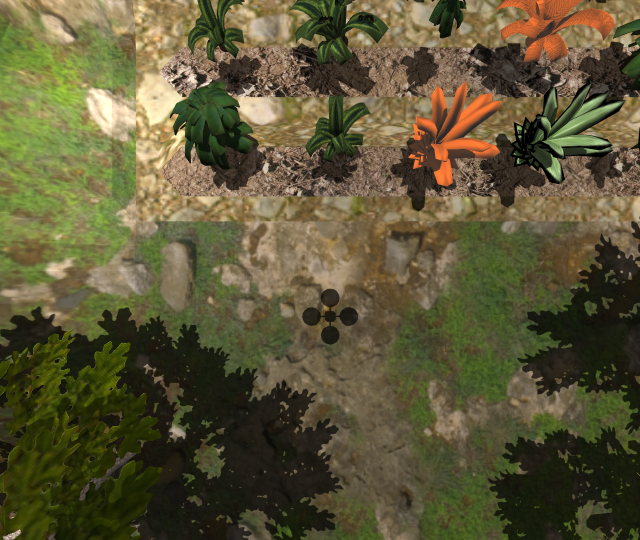
#> input picture drone_view.png, 1280 x 1080 px, found by its file name (shown at 1/2 size)
$ python kmean_test.py
#> lines starting #> are read from the running program, lines starting #| are printed output that depends on the picture
import cv2
import numpy as np
import matplotlib.pyplot as plt

def mask_cluster(cluster_no=2):
    # disable only the cluster number 2 (turn the pixel into black)
    masked_image = np.copy(image)
    # convert to the shape of a vector of pixel values
    masked_image = masked_image.reshape((-1, 3))
    # color (i.e cluster) to disable
    cluster = cluster_no
    masked_image[labels == cluster] = [0, 0, 0]
    # convert back to original shape
    masked_image = masked_image.reshape(image.shape)
    # show the image
    #plt.imshow(masked_image)
    #plt.show()

    masking_cluster_text = "Masked {} custer".format(cluster_no)

    masked_image = cv2.cvtColor(masked_image, cv2.COLOR_RGB2BGR)
    cv2.imshow(masking_cluster_text, masked_image)

def show_cluster(cluster_no=2):
    # disable only the cluster number 2 (turn the pixel into black)
    masked_image = np.zeros_like(image)
    # convert to the shape of a vector of pixel values
    masked_image = masked_image.reshape((-1, 3))
    # color (i.e cluster) to disable
    cluster = cluster_no
    masked_image[labels == cluster] = colors[cluster]
    # convert back to original shape
    masked_image = masked_image.reshape(image.shape)
    # show the image
    #plt.imshow(masked_image)
    #plt.show()

    masking_cluster_text = "Masked {} custer".format(cluster_no)

    masked_image = cv2.cvtColor(masked_image, cv2.COLOR_RGB2BGR)
    cv2.imshow(masking_cluster_text, masked_image)

# read the image
image = cv2.imread("/home/haiderabbasi/Development/r1_workspace/src/ROS2-Drones-with-AI-and-Computer-Vision/drone_view.png")
#> image is the input picture: shape (1080, 1280, 3); mean B, G, R 54.9, 86.6, 92.6

#r = cv2.selectROI("SelectROI",image)
r =  [763, 160, 253, 238]
# Crop image
image = image[int(r[1]):int(r[1]+r[3]), int(r[0]):int(r[0]+r[2])]
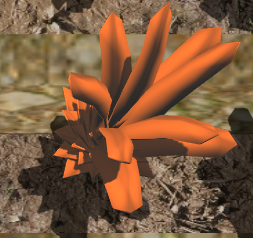
#> image: shape (238, 253, 3); mean B, G, R 62.1, 90.3, 127.1
#image = cv2.GaussianBlur(image,(5,5),0)
#cv2.imshow("image_blurred",image)

hls = cv2.cvtColor(image, cv2.COLOR_BGR2HLS)
#> hls: shape (238, 253, 3); mean of channels 0, 1, 2 14.3, 94.7, 89.4
hue = hls[:,:,0]
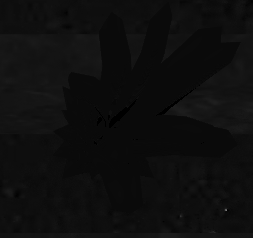
#> hue: shape (238, 253); min 0, max 120, mean 14.3
cv2.imshow("hue",hue)
hue = cv2.equalizeHist(hue)
cv2.imshow("hue(hist_equalized)",hue)

#hue = cv2.GaussianBlur(hue,(3,3),2)
hue = cv2.medianBlur(hue, 3)
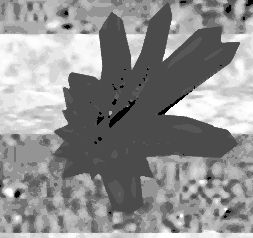
#> hue: shape (238, 253); min 0, max 255, mean 143.5
cv2.imshow("hue_blurred",hue)

hue_edges = cv2.Canny(hue, 50, 150,None,3)
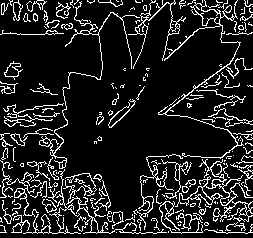
#> hue_edges: shape (238, 253); 13.2% white in thin lines or dots
cv2.imshow("hue(edges)",hue_edges)

image = cv2.cvtColor(hue, cv2.COLOR_GRAY2BGR)

# convert to RGB
image = cv2.cvtColor(image, cv2.COLOR_BGR2RGB)

# reshape the image to a 2D array of pixels and 3 color values (RGB)
pixel_values = image.reshape((-1, 3))
# convert to float
pixel_values = np.float32(pixel_values)

print(pixel_values.shape)
#| (60214, 3)

# define stopping criteria
criteria = (cv2.TERM_CRITERIA_EPS + cv2.TERM_CRITERIA_MAX_ITER, 100, 0.2)

# number of clusters (K)
k = 2

_, labels, (centers) = cv2.kmeans(pixel_values, k, None, criteria, 20, cv2.KMEANS_RANDOM_CENTERS)
#> centers = [[192.8, 192.8, 192.8], [82.42, 82.42, 82.42]]

# convert back to 8 bit values
centers = np.uint8(centers)
#> centers = [[192, 192, 192], [82, 82, 82]]

#cv2.waitKey(0)
# flatten the labels array
labels = labels.flatten()


colors = np.array([[255,0,0],[0,255,0],[0,0,255],[255,255,255]],dtype=np.uint8)

# convert all pixels to the color of the centroids
#segmented_image = centers[labels.flatten()]
segmented_image = colors[labels.flatten()]

#print("segmented_image = ",segmented_image[0])
#cv2.waitKey(0)

# reshape back to the original image dimension
segmented_image = segmented_image.reshape(image.shape)
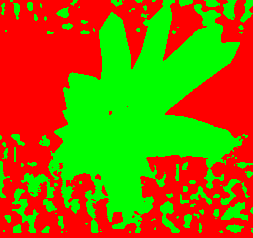
#> segmented_image: shape (238, 253, 3); mean R, G, B 141, 114, 0
# show the image
#plt.imshow(segmented_image)
#plt.show()

segmented_image = cv2.cvtColor(segmented_image, cv2.COLOR_RGB2BGR)
cv2.imshow("segmented_Image", segmented_image)

for i in range(k):
    show_cluster(i)
#> this loop made 2 passes
#> pass 1, in show_cluster, `masked_image = cv2.cvtColor(masked_image, cv2.COLOR_RGB2BGR)`:
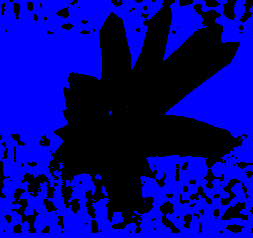
#> masked_image: shape (238, 253, 3); mean R, G, B 0, 0, 141
#> pass 2, in show_cluster (call 2), `masked_image = cv2.cvtColor(masked_image, cv2.COLOR_RGB2BGR)`:
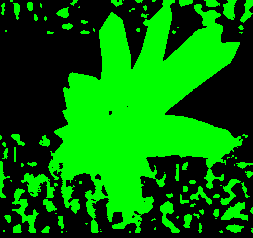
#> masked_image: shape (238, 253, 3); mean R, G, B 0, 114, 0

cv2.waitKey(0)
